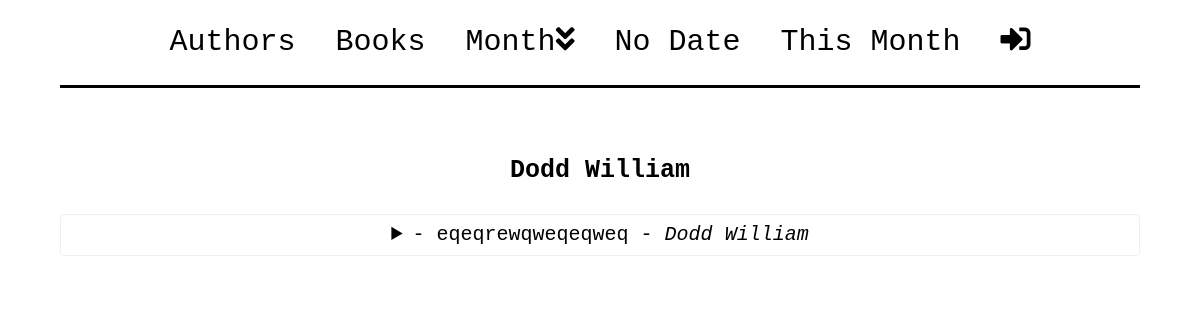
/no_date/, run on an earlier commit of the app's database.
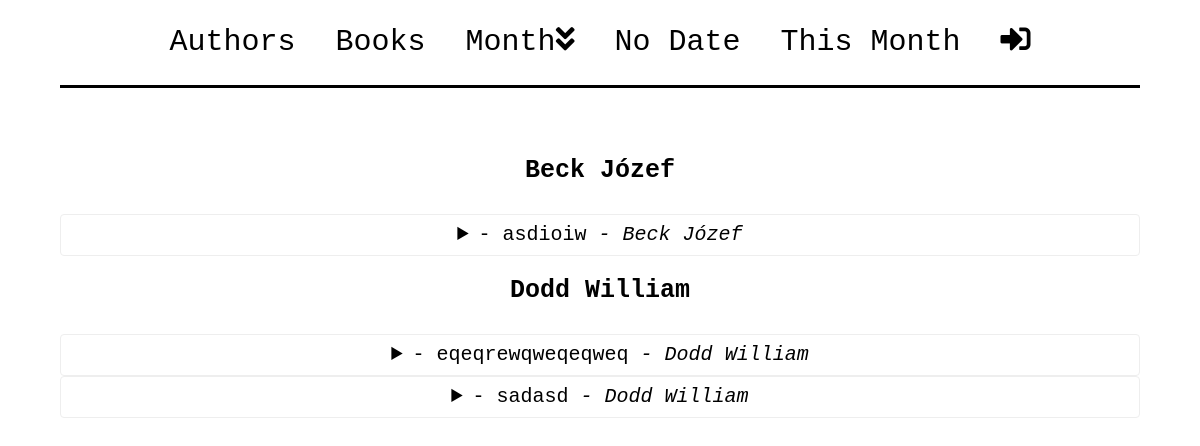
And on a later commit of the database.
### Quote/models.py (models this page shows, shortened)
class Author(models.Model):
    surname=models.CharField(max_length=100, verbose_name=u"Surname:")
    name=models.CharField(max_length=100, verbose_name=u"Name:")
    birth=models.IntegerField(default=0000, blank=False, null=False, verbose_name=u"Birth Year:")
    death=models.IntegerField(default=0000, blank=False, null=False, verbose_name=u"Death Year:")
    class Meta:
        unique_together = ('surname', 'name')
        ordering=['surname', 'name']

class Quote(models.Model):
    choice=[
        ('No','No'),
        ('Yes','Yes')
        ]
    desc=models.CharField(max_length=100, verbose_name=u"Description:")
    date=models.DateField(null=True, blank=True, verbose_name=u"Date of the Quote:", help_text="<em>YYYY-MM-DD</em>.")
    text=models.TextField(verbose_name=u"Quote Text:")
    page=models.PositiveSmallIntegerField(null=True, verbose_name=u"Page:")
    author=models.ForeignKey(Author, null=True, on_delete=models.CASCADE, verbose_name=u"Author:")
    book=models.ForeignKey(Book, null=True, on_delete=models.CASCADE, verbose_name=u"Book:")
    check=models.CharField(max_length=3, choices=choice, default='No')
    class Meta:
        ordering=['date']
    def __str__(self):
        return self.desc

### Quote/views.py (the view)
# urls.py: path('no_date/', NoDateView, name='no_date'),
def NoDateView(request):
    quote=Quote.objects.filter(date=None).order_by('author')
    author=Author.objects.all().order_by('surname', 'name')
    authors_list=Quote.objects.values_list('author', flat=True).distinct()
    obj={
        'quote':quote,'author':author,'authors_list':authors_list,
    }
    return render(request, 'no_date_quotes.html', obj)

### Quote/models.py (called while the page is built)
    def __str__(self):
        return self.houseName

### templates/no_date_quotes.html (shortened to what this page needs)
<!DOCTYPE html>
{%extends 'main.html'%}
{% block body %}
<h2>{{quoteSource}}</h2>
{% for author in author %}
  {% if author.id in authors_list %}
  <h2>{{author.surname}} {{author.name}}</h2>
  {% endif %}
  {% for quote in quote %}
    {% if quote.author == author %}
      <div class="row justify-content-center">
        <div class="col">
          <details class="quoteBox">
            <summary class="title">
              <b>{{quote.date|date:"d.m.Y"}}</b> - {{quote}} <i>- {{quote.author.surname}} {{quote.author.name}}</i>
            </summary>
          </details>
        </div>
      </div>
    {% endif %}
  {% endfor %}
{% endfor %}
{% endblock %}

What changed in the data, as far as the page shows it:
now on this page (row unchanged): Author: surname "Beck", name "Józef"
now on this page (row edited): Quote: desc "asdioiw", author.surname "Beck", author.name "Józef"
added Quote: desc "sadasd", author.surname "Dodd", author.name "William", shown under Author "Dodd"
